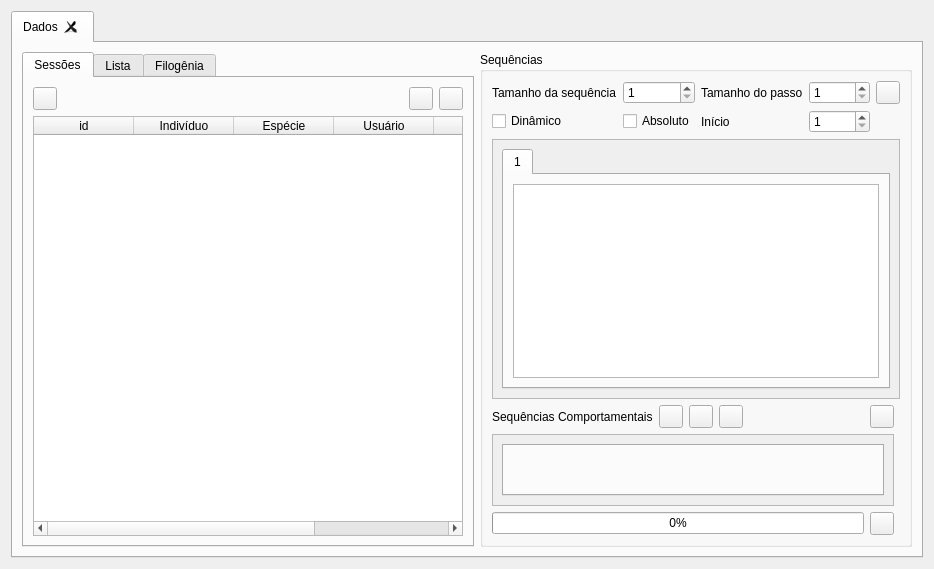
<?xml version="1.0" encoding="UTF-8"?>
<ui version="4.0">
 <class>Analysis</class>
 <widget class="QWidget" name="Analysis">
  <property name="geometry">
   <rect>
    <x>0</x>
    <y>0</y>
    <width>934</width>
    <height>524</height>
   </rect>
  </property>
  <property name="windowTitle">
   <string>Análise</string>
  </property>
  <layout class="QGridLayout" name="gridLayout">
   <item row="0" column="0">
    <widget class="QTabWidget" name="tab">
     <property name="currentIndex">
      <number>0</number>
     </property>
     <property name="usesScrollButtons">
      <bool>true</bool>
     </property>
     <property name="tabsClosable">
      <bool>true</bool>
     </property>
     <widget class="QWidget" name="tabData">
      <attribute name="title">
       <string>Dados</string>
      </attribute>
      <layout class="QGridLayout" name="gridLayout_4">
       <item row="0" column="1">
        <widget class="QGroupBox" name="configBox">
         <property name="title">
          <string>Sequências</string>
         </property>
         <layout class="QGridLayout" name="gridLayout_6">
          <item row="1" column="0" colspan="2">
           <widget class="QScrollArea" name="scrollArea">
            <property name="sizePolicy">
             <sizepolicy hsizetype="Expanding" vsizetype="Minimum">
              <horstretch>0</horstretch>
              <verstretch>0</verstretch>
             </sizepolicy>
            </property>
            <property name="widgetResizable">
             <bool>true</bool>
            </property>
            <widget class="QWidget" name="scrollAreaWidgetContents">
             <property name="geometry">
              <rect>
               <x>0</x>
               <y>0</y>
               <width>472</width>
               <height>165</height>
              </rect>
             </property>
             <layout class="QVBoxLayout" name="verticalLayout">
              <item>
               <widget class="QTabWidget" name="seqBox">
                <property name="sizePolicy">
                 <sizepolicy hsizetype="Preferred" vsizetype="Preferred">
                  <horstretch>0</horstretch>
                  <verstretch>0</verstretch>
                 </sizepolicy>
                </property>
                <property name="minimumSize">
                 <size>
                  <width>0</width>
                  <height>100</height>
                 </size>
                </property>
                <property name="styleSheet">
                 <string notr="true"/>
                </property>
                <property name="usesScrollButtons">
                 <bool>true</bool>
                </property>
                <widget class="QWidget" name="seqBoxPage1">
                 <attribute name="title">
                  <string>1</string>
                 </attribute>
                 <layout class="QGridLayout" name="gridLayout_7">
                  <item row="0" column="0">
                   <widget class="QTableWidget" name="firstTable">
                    <property name="editTriggers">
                     <set>QAbstractItemView::NoEditTriggers</set>
                    </property>
                    <attribute name="horizontalHeaderVisible">
                     <bool>false</bool>
                    </attribute>
                    <attribute name="verticalHeaderVisible">
                     <bool>false</bool>
                    </attribute>
                   </widget>
                  </item>
                 </layout>
                </widget>
               </widget>
              </item>
             </layout>
            </widget>
           </widget>
          </item>
          <item row="2" column="0">
           <layout class="QHBoxLayout" name="horizontalLayout_2">
            <item>
             <widget class="QLabel" name="labelSeq">
              <property name="text">
               <string>Sequências Comportamentais</string>
              </property>
             </widget>
            </item>
            <item>
             <widget class="QToolButton" name="addSeq">
              <property name="toolTip">
               <string>Adicionar sequência.</string>
              </property>
              <property name="text">
               <string/>
              </property>
              <property name="icon">
               <iconset resource="../Application/resource.qrc">
                <normaloff>:/icons/add24x24.png</normaloff>:/icons/add24x24.png</iconset>
              </property>
             </widget>
            </item>
            <item>
             <widget class="QToolButton" name="statsSeq">
              <property name="toolTip">
               <string>Gráficos estatísticos.</string>
              </property>
              <property name="statusTip">
               <string>Estatísticas</string>
              </property>
              <property name="text">
               <string/>
              </property>
              <property name="icon">
               <iconset resource="../Application/resource.qrc">
                <normaloff>:/icons/stats24x24.png</normaloff>:/icons/stats24x24.png</iconset>
              </property>
             </widget>
            </item>
            <item>
             <widget class="QToolButton" name="hypNull">
              <property name="text">
               <string/>
              </property>
              <property name="icon">
               <iconset resource="../Application/resource.qrc">
                <normaloff>:/icons/h48x48.png</normaloff>:/icons/h48x48.png</iconset>
              </property>
             </widget>
            </item>
            <item>
             <spacer name="horizontalSpacer">
              <property name="orientation">
               <enum>Qt::Horizontal</enum>
              </property>
              <property name="sizeHint" stdset="0">
               <size>
                <width>40</width>
                <height>20</height>
               </size>
              </property>
             </spacer>
            </item>
            <item>
             <widget class="QToolButton" name="genSeq">
              <property name="toolTip">
               <string>Gerar estatística para todas as sequência.</string>
              </property>
              <property name="statusTip">
               <string>Gerar estatística para todas as sequências.</string>
              </property>
              <property name="whatsThis">
               <string/>
              </property>
              <property name="text">
               <string/>
              </property>
              <property name="icon">
               <iconset resource="../Application/resource.qrc">
                <normaloff>:/icons/p48x48.png</normaloff>:/icons/p48x48.png</iconset>
              </property>
             </widget>
            </item>
           </layout>
          </item>
          <item row="4" column="0">
           <widget class="QScrollArea" name="scrollArea_2">
            <property name="widgetResizable">
             <bool>true</bool>
            </property>
            <widget class="QWidget" name="scrollAreaWidgetContents_2">
             <property name="geometry">
              <rect>
               <x>0</x>
               <y>0</y>
               <width>462</width>
               <height>77</height>
              </rect>
             </property>
             <layout class="QGridLayout" name="gridLayout_8">
              <item row="0" column="0">
               <widget class="QTabWidget" name="tabSeq">
                <property name="sizePolicy">
                 <sizepolicy hsizetype="Expanding" vsizetype="Minimum">
                  <horstretch>0</horstretch>
                  <verstretch>0</verstretch>
                 </sizepolicy>
                </property>
                <property name="currentIndex">
                 <number>-1</number>
                </property>
                <property name="usesScrollButtons">
                 <bool>true</bool>
                </property>
                <property name="tabsClosable">
                 <bool>true</bool>
                </property>
               </widget>
              </item>
             </layout>
            </widget>
           </widget>
          </item>
          <item row="6" column="0">
           <layout class="QHBoxLayout" name="horizontalLayout_3">
            <item>
             <widget class="QProgressBar" name="progressBar">
              <property name="value">
               <number>0</number>
              </property>
              <property name="alignment">
               <set>Qt::AlignCenter</set>
              </property>
              <property name="format">
               <string>%p%</string>
              </property>
             </widget>
            </item>
            <item>
             <widget class="QToolButton" name="cancelProcess">
              <property name="text">
               <string/>
              </property>
              <property name="icon">
               <iconset resource="../Application/resource.qrc">
                <normaloff>:/icons/remove16x16.png</normaloff>:/icons/remove16x16.png</iconset>
              </property>
             </widget>
            </item>
           </layout>
          </item>
          <item row="0" column="0" colspan="2">
           <layout class="QGridLayout" name="gridLayout_12">
            <item row="0" column="3">
             <widget class="QLabel" name="label">
              <property name="text">
               <string>Tamanho do passo</string>
              </property>
             </widget>
            </item>
            <item row="0" column="4">
             <widget class="QSpinBox" name="stepsSize">
              <property name="prefix">
               <string/>
              </property>
              <property name="minimum">
               <number>1</number>
              </property>
             </widget>
            </item>
            <item row="0" column="1">
             <widget class="QSpinBox" name="sizeSeq">
              <property name="minimum">
               <number>1</number>
              </property>
             </widget>
            </item>
            <item row="0" column="5">
             <widget class="QToolButton" name="config">
              <property name="text">
               <string/>
              </property>
              <property name="icon">
               <iconset resource="../Application/resource.qrc">
                <normaloff>:/icons/gear24x24.png</normaloff>:/icons/gear24x24.png</iconset>
              </property>
             </widget>
            </item>
            <item row="0" column="2">
             <spacer name="horizontalSpacer_2">
              <property name="orientation">
               <enum>Qt::Horizontal</enum>
              </property>
              <property name="sizeHint" stdset="0">
               <size>
                <width>40</width>
                <height>20</height>
               </size>
              </property>
             </spacer>
            </item>
            <item row="0" column="0">
             <widget class="QLabel" name="labelSizeSeq">
              <property name="text">
               <string>Tamanho da sequência</string>
              </property>
             </widget>
            </item>
            <item row="1" column="1">
             <widget class="QCheckBox" name="absolut">
              <property name="text">
               <string>Absoluto</string>
              </property>
             </widget>
            </item>
            <item row="1" column="0">
             <widget class="QCheckBox" name="dynamic">
              <property name="text">
               <string>Dinâmico</string>
              </property>
             </widget>
            </item>
            <item row="1" column="4">
             <widget class="QSpinBox" name="startStep">
              <property name="minimum">
               <number>1</number>
              </property>
              <property name="maximum">
               <number>99999</number>
              </property>
             </widget>
            </item>
            <item row="1" column="3">
             <widget class="QLabel" name="label_3">
              <property name="text">
               <string>Início</string>
              </property>
             </widget>
            </item>
           </layout>
          </item>
         </layout>
        </widget>
       </item>
       <item row="0" column="0">
        <widget class="QTabWidget" name="groupSession">
         <property name="sizePolicy">
          <sizepolicy hsizetype="Preferred" vsizetype="Preferred">
           <horstretch>0</horstretch>
           <verstretch>0</verstretch>
          </sizepolicy>
         </property>
         <property name="currentIndex">
          <number>0</number>
         </property>
         <widget class="QWidget" name="groupSessionPage1">
          <attribute name="title">
           <string>Sessões</string>
          </attribute>
          <layout class="QGridLayout" name="gridLayout_3">
           <property name="sizeConstraint">
            <enum>QLayout::SetMinimumSize</enum>
           </property>
           <item row="0" column="3">
            <widget class="QToolButton" name="removeSession">
             <property name="statusTip">
              <string>Remover Sessão</string>
             </property>
             <property name="text">
              <string/>
             </property>
             <property name="icon">
              <iconset resource="../Application/resource.qrc">
               <normaloff>:/icons/remove16x16.png</normaloff>:/icons/remove16x16.png</iconset>
             </property>
            </widget>
           </item>
           <item row="0" column="2">
            <widget class="QToolButton" name="addSession">
             <property name="statusTip">
              <string>Adicionar Sessão</string>
             </property>
             <property name="text">
              <string/>
             </property>
             <property name="icon">
              <iconset resource="../Application/resource.qrc">
               <normaloff>:/icons/add16x16.png</normaloff>:/icons/add16x16.png</iconset>
             </property>
            </widget>
           </item>
           <item row="1" column="0" colspan="4">
            <widget class="QTableWidget" name="sessions">
             <property name="sizePolicy">
              <sizepolicy hsizetype="Expanding" vsizetype="Expanding">
               <horstretch>0</horstretch>
               <verstretch>0</verstretch>
              </sizepolicy>
             </property>
             <property name="horizontalScrollBarPolicy">
              <enum>Qt::ScrollBarAlwaysOn</enum>
             </property>
             <property name="sizeAdjustPolicy">
              <enum>QAbstractScrollArea::AdjustToContents</enum>
             </property>
             <property name="editTriggers">
              <set>QAbstractItemView::NoEditTriggers</set>
             </property>
             <property name="alternatingRowColors">
              <bool>true</bool>
             </property>
             <property name="selectionMode">
              <enum>QAbstractItemView::ExtendedSelection</enum>
             </property>
             <property name="selectionBehavior">
              <enum>QAbstractItemView::SelectRows</enum>
             </property>
             <property name="horizontalScrollMode">
              <enum>QAbstractItemView::ScrollPerItem</enum>
             </property>
             <attribute name="horizontalHeaderMinimumSectionSize">
              <number>10</number>
             </attribute>
             <attribute name="horizontalHeaderStretchLastSection">
              <bool>true</bool>
             </attribute>
             <attribute name="verticalHeaderVisible">
              <bool>false</bool>
             </attribute>
             <column>
              <property name="text">
               <string>id</string>
              </property>
             </column>
             <column>
              <property name="text">
               <string>Indivíduo</string>
              </property>
             </column>
             <column>
              <property name="text">
               <string>Espécie</string>
              </property>
             </column>
             <column>
              <property name="text">
               <string>Usuário</string>
              </property>
             </column>
             <column>
              <property name="text">
               <string>Data</string>
              </property>
             </column>
             <column>
              <property name="text">
               <string>Descrição</string>
              </property>
             </column>
            </widget>
           </item>
           <item row="0" column="1">
            <spacer name="horizontalSpacer_3">
             <property name="orientation">
              <enum>Qt::Horizontal</enum>
             </property>
             <property name="sizeHint" stdset="0">
              <size>
               <width>40</width>
               <height>20</height>
              </size>
             </property>
            </spacer>
           </item>
           <item row="0" column="0">
            <widget class="QToolButton" name="statsSession">
             <property name="statusTip">
              <string>Estatísticas</string>
             </property>
             <property name="text">
              <string/>
             </property>
             <property name="icon">
              <iconset resource="../Application/resource.qrc">
               <normaloff>:/icons/stats24x24.png</normaloff>:/icons/stats24x24.png</iconset>
             </property>
            </widget>
           </item>
          </layout>
         </widget>
         <widget class="QWidget" name="tabListSession">
          <attribute name="title">
           <string>Lista</string>
          </attribute>
          <layout class="QGridLayout" name="gridLayout_5">
           <item row="1" column="0" colspan="3">
            <widget class="QTabWidget" name="tabSequence">
             <property name="currentIndex">
              <number>0</number>
             </property>
             <widget class="QWidget" name="tab_3">
              <attribute name="title">
               <string>Sequência</string>
              </attribute>
              <layout class="QGridLayout" name="gridLayout_2">
               <item row="0" column="0">
                <widget class="QListWidget" name="sequence"/>
               </item>
              </layout>
             </widget>
             <widget class="QWidget" name="tab_4">
              <attribute name="title">
               <string>Aleatorizados</string>
              </attribute>
              <layout class="QGridLayout" name="gridLayout_9">
               <item row="0" column="0">
                <widget class="QTableWidget" name="tableRandom"/>
               </item>
              </layout>
             </widget>
            </widget>
           </item>
           <item row="0" column="0">
            <widget class="QToolButton" name="showGraph">
             <property name="statusTip">
              <string>Exibir grafo</string>
             </property>
             <property name="text">
              <string/>
             </property>
             <property name="icon">
              <iconset resource="../Application/resource.qrc">
               <normaloff>:/icons/net24x24.png</normaloff>:/icons/net24x24.png</iconset>
             </property>
            </widget>
           </item>
           <item row="0" column="1">
            <widget class="QToolButton" name="makeRandom">
             <property name="text">
              <string/>
             </property>
             <property name="icon">
              <iconset resource="../Application/resource.qrc">
               <normaloff>:/icons/dice32x32.png</normaloff>:/icons/dice32x32.png</iconset>
             </property>
            </widget>
           </item>
          </layout>
         </widget>
         <widget class="QWidget" name="tabPhylo">
          <attribute name="title">
           <string>Filogênia</string>
          </attribute>
          <layout class="QGridLayout" name="gridLayout_10">
           <item row="0" column="0" colspan="3">
            <widget class="QGroupBox" name="groupBox">
             <property name="title">
              <string/>
             </property>
             <layout class="QGridLayout" name="gridLayout_11">
              <item row="0" column="1">
               <widget class="QToolButton" name="spcUP">
                <property name="text">
                 <string/>
                </property>
                <property name="icon">
                 <iconset resource="../Application/resource.qrc">
                  <normaloff>:/icons/up16x16.png</normaloff>:/icons/up16x16.png</iconset>
                </property>
               </widget>
              </item>
              <item row="1" column="1">
               <widget class="QToolButton" name="spcDOWN">
                <property name="text">
                 <string/>
                </property>
                <property name="icon">
                 <iconset resource="../Application/resource.qrc">
                  <normaloff>:/icons/down16x16.png</normaloff>:/icons/down16x16.png</iconset>
                </property>
               </widget>
              </item>
              <item row="2" column="1">
               <spacer name="verticalSpacer_2">
                <property name="orientation">
                 <enum>Qt::Vertical</enum>
                </property>
                <property name="sizeHint" stdset="0">
                 <size>
                  <width>20</width>
                  <height>40</height>
                 </size>
                </property>
               </spacer>
              </item>
              <item row="0" column="0" rowspan="3">
               <widget class="QTableWidget" name="speciesTable">
                <property name="editTriggers">
                 <set>QAbstractItemView::NoEditTriggers</set>
                </property>
                <property name="dragEnabled">
                 <bool>true</bool>
                </property>
                <property name="dragDropOverwriteMode">
                 <bool>false</bool>
                </property>
                <property name="dragDropMode">
                 <enum>QAbstractItemView::InternalMove</enum>
                </property>
                <property name="alternatingRowColors">
                 <bool>true</bool>
                </property>
                <property name="selectionMode">
                 <enum>QAbstractItemView::ExtendedSelection</enum>
                </property>
                <property name="selectionBehavior">
                 <enum>QAbstractItemView::SelectRows</enum>
                </property>
                <attribute name="horizontalHeaderStretchLastSection">
                 <bool>true</bool>
                </attribute>
                <attribute name="verticalHeaderVisible">
                 <bool>false</bool>
                </attribute>
                <column>
                 <property name="text">
                  <string>Espécies</string>
                 </property>
                </column>
               </widget>
              </item>
             </layout>
            </widget>
           </item>
           <item row="1" column="0" colspan="3">
            <layout class="QGridLayout" name="gridLayout_13">
             <item row="0" column="1">
              <widget class="QSpinBox" name="mtxIntervals">
               <property name="sizePolicy">
                <sizepolicy hsizetype="Maximum" vsizetype="Fixed">
                 <horstretch>0</horstretch>
                 <verstretch>0</verstretch>
                </sizepolicy>
               </property>
               <property name="alignment">
                <set>Qt::AlignRight|Qt::AlignTrailing|Qt::AlignVCenter</set>
               </property>
               <property name="minimum">
                <number>1</number>
               </property>
              </widget>
             </item>
             <item row="0" column="3">
              <spacer name="horizontalSpacer_4">
               <property name="orientation">
                <enum>Qt::Horizontal</enum>
               </property>
               <property name="sizeHint" stdset="0">
                <size>
                 <width>40</width>
                 <height>20</height>
                </size>
               </property>
              </spacer>
             </item>
             <item row="0" column="5">
              <widget class="QToolButton" name="showMtx">
               <property name="text">
                <string/>
               </property>
               <property name="icon">
                <iconset resource="../Application/resource.qrc">
                 <normaloff>:/icons/stats24x24.png</normaloff>:/icons/stats24x24.png</iconset>
               </property>
              </widget>
             </item>
             <item row="0" column="0">
              <widget class="QLabel" name="label_2">
               <property name="text">
                <string>Intervalos</string>
               </property>
              </widget>
             </item>
             <item row="0" column="2">
              <widget class="QCheckBox" name="absValMtx">
               <property name="text">
                <string>Valores Absolutos</string>
               </property>
              </widget>
             </item>
            </layout>
           </item>
           <item row="2" column="0" colspan="3">
            <layout class="QGridLayout" name="gridLayout_14">
             <item row="0" column="0">
              <widget class="QProgressBar" name="progressPhylo">
               <property name="value">
                <number>0</number>
               </property>
              </widget>
             </item>
             <item row="0" column="1">
              <widget class="QToolButton" name="stopMtx">
               <property name="text">
                <string/>
               </property>
               <property name="icon">
                <iconset resource="../Application/resource.qrc">
                 <normaloff>:/icons/remove24x24.png</normaloff>:/icons/remove24x24.png</iconset>
               </property>
              </widget>
             </item>
             <item row="1" column="0">
              <widget class="QLabel" name="label_phylo">
               <property name="text">
                <string/>
               </property>
              </widget>
             </item>
            </layout>
           </item>
          </layout>
         </widget>
        </widget>
       </item>
      </layout>
     </widget>
    </widget>
   </item>
  </layout>
 </widget>
 <tabstops>
  <tabstop>tab</tabstop>
  <tabstop>addSession</tabstop>
  <tabstop>removeSession</tabstop>
  <tabstop>sessions</tabstop>
  <tabstop>sizeSeq</tabstop>
  <tabstop>scrollArea</tabstop>
  <tabstop>seqBox</tabstop>
  <tabstop>firstTable</tabstop>
  <tabstop>scrollArea_2</tabstop>
 </tabstops>
 <resources>
  <include location="../Application/resource.qrc"/>
  <include location="../Application/resource.qrc"/>
  <include location="../Application/resource.qrc"/>
  <include location="../Application/resource.qrc"/>
  <include location="../Application/resource.qrc"/>
  <include location="../Application/resource.qrc"/>
 </resources>
 <connections/>
</ui>
